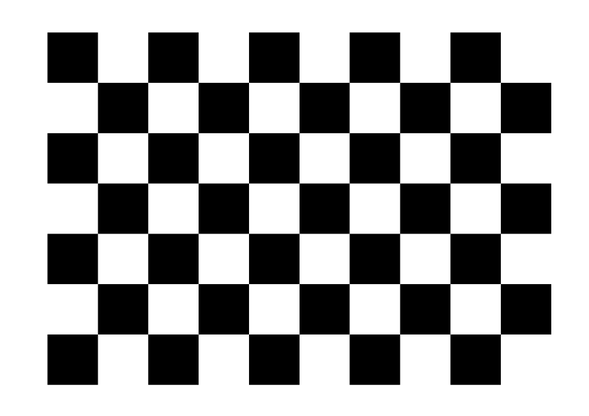
#> input picture CODE/resources/calibration_chessboard.png, 589 x 416 px, shrunk from 875 x 618 before the run; its folder holds only this picture in this run
$ python single_camera_calibration.py --chessboards_path resources/calibration_chessboard.png --save_name out.png
#> lines starting #> are read from the running program, lines starting #| are printed output that depends on the picture; after the words box and inside, x2 and y2 are one past the last pixel; in counts of white or black regions, pixels touching at a corner belong together; long printed decimals are rounded
# reference: https://docs.opencv.org/master/da/de9/tutorial_py_epipolar_geometry.html

import argparse
import glob

import cv2
import numpy as np
from matplotlib import pyplot as plt

def camera_calibrate(chessboards_path, save_name):
    # termination criteria
#> called with chessboards_path = 'resources/calibration_chessboard.png', save_name = 'out.png'
    criteria = (cv2.TERM_CRITERIA_EPS + cv2.TERM_CRITERIA_MAX_ITER, 30, 0.001)

    # prepare object points
    width = 9
    height = 6
    squareLength = 0.025
    chessboard_size = (width, height)
    objp = np.zeros((height * width, 3), np.float32)
    objp[:, :2] = np.mgrid[0:width, 0:height].T.reshape(-1, 2)
    objp = objp * squareLength  # convert to real-world size

    # Arrays to store object points and image points from all the images.
    objpoints = []  # 3d point in real world space
    imgpoints = []  # 2d points in image plane.

    # load chessboard images
    # image_paths = glob.glob('./resources/chessboards/*.jpg')
    image_paths = glob.glob(chessboards_path)

    # iterate through images and find chessboard corners
    stacking_images = []
    for fileName in image_paths:
        # read image
        img = cv2.imread(fileName)
#> img is the input picture: shape (416, 589, 3); min 0, max 255, mean 162.6
        gray = cv2.cvtColor(img, cv2.COLOR_BGR2GRAY)

        # find chessboard corners
        ret, corners = cv2.findChessboardCorners(gray, chessboard_size)
#> ret = True; corners = 54 rows, first 8: [97.47, 82.38], [147.7, 82.39], [198.2, 82.37], [248.5, 82.38], [299.1, 82.37], [349.2, 82.38], [399.6, 82.38], [449.9, 82.38]

        # if find corners, add them to objpoints and imgpoints
        if ret:
            # add to objpoints
            objpoints.append(objp)

            # refine and add to imgpoints
            corners2 = cv2.cornerSubPix(gray, corners, (11, 11), (-1, -1), criteria)
#> corners2 = 54 rows, first 8: [97.46, 82.38], [147.7, 82.38], [198.2, 82.38], [248.5, 82.38], [299.1, 82.38], [349.2, 82.38], [399.6, 82.38], [449.9, 82.38]
            imgpoints.append(corners2)

            # draw the image with corners
            cornered_img = img.copy()
            cv2.drawChessboardCorners(cornered_img, chessboard_size, corners2, ret)
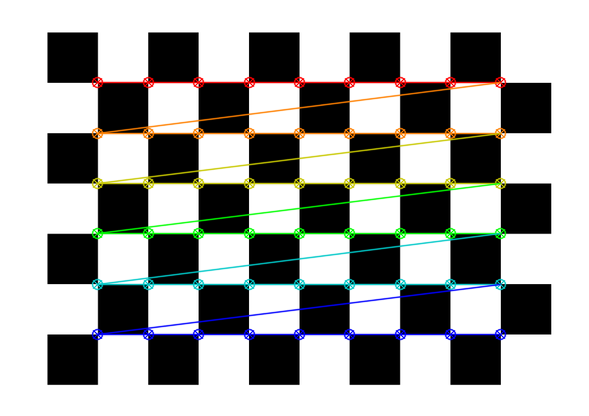
#> cornered_img: shape (416, 589, 3); 7.16% of pixels changed, all inside (x1, y1, x2, y2) = (91, 76, 507, 341)

            # stacking images side-by-side
            stacking_image = np.hstack((img, cornered_img))
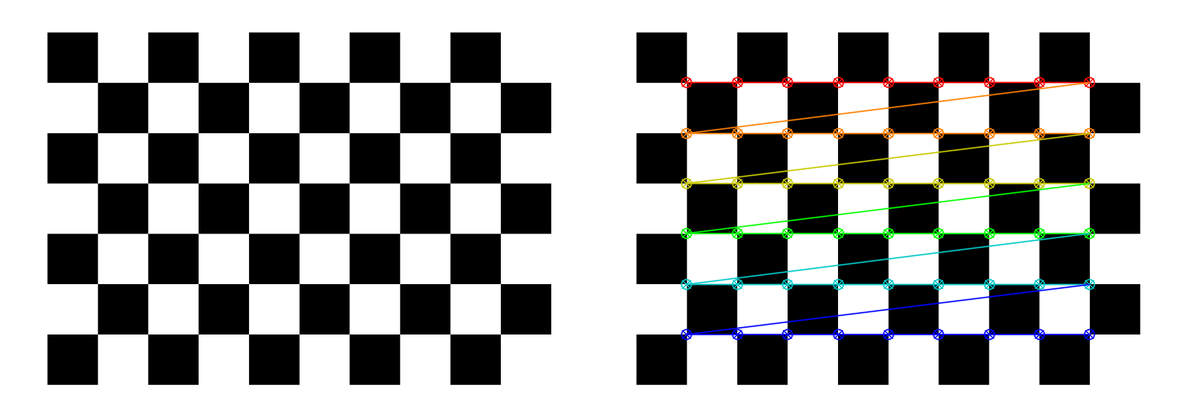
#> stacking_image: shape (416, 1178, 3); mean B, G, R 161.7, 162.8, 162.3
            stacking_images.append(stacking_image)
        else:
            print("Corners of " + fileName + " not found.")

    # display and save cornered images
    for i in range(len(stacking_images)):
        plt.figure('Camera Calibration Corners Locations %d' % (i + 1), figsize=(16, 9))
        # pyplot.subplot(1, 1, 1)
        plt.imshow(stacking_images[i], 'gray')
        plt.title('Camera Calibration Corners Locations')
        plt.xticks([])
        plt.yticks([])
        plt.savefig('./resources/camera_calibration_results/' + save_name + '%02d.png' % (i + 1))
#> this loop made 1 pass
    # plt.show()

    # calibrate camera
    ret, K, D, rvecs, tvecs = cv2.calibrateCamera(objpoints, imgpoints, gray.shape[::-1], None, None)
#> ret = 0.0783; K = [[2601.3, 0, 362.9], [0, 2599.3, 206.9], [0, 0, 1]]; D = [[0.341, -21.61, 0.000258, -0.00148, -0.336]]; rvecs = ([-0.000106, 0.00508, 4.95e-06],); tvecs = ([-0.132, -0.0619, 1.29],)

    # print RMS error
    print("RMS: " + str(ret))
#| RMS: 0.07825

    # save results
    # cv_file = cv2.FileStorage('./camera_parameters.yml', cv2.FILE_STORAGE_WRITE)
    cv_file = cv2.FileStorage('./' + save_name, cv2.FILE_STORAGE_WRITE)
    cv_file.write("K", K)  # save camera intrinsic matrix
    cv_file.write("D", D)  # save distortion coefficients
    cv_file.release()

    print("finished")


if __name__ == '__main__':
    parser = argparse.ArgumentParser(description='Camera Calibration')
    parser.add_argument('--chessboards_path', type=str, required=True, help='Chessboard images path.')
    parser.add_argument('--save_name', type=str, required=True, help='Save file name.')
    args = parser.parse_args()

    camera_calibrate(args.chessboards_path, args.save_name)
